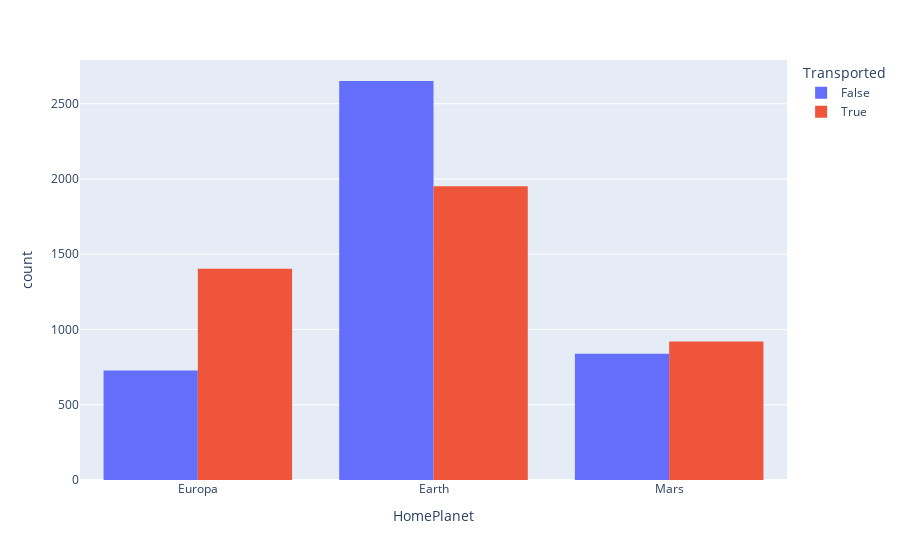

Notebook cell for this chart:
### Code cell
px.histogram(df,x='HomePlanet',color='Transported',barmode='group')

### Figure 1 — Plotly figure (JSON) as saved in the notebook; plotly's stock layout.template omitted (floating-point values rounded to 4 significant figures; data arrays with more than 128 entries replaced by an {"elided": "..."} marker saying what was removed)
{"data": [{"alignmentgroup": "True", "bingroup": "x", "hovertemplate": "Transported=False<br>HomePlanet=%{x}<br>count=%{y}<extra></extra>", "legendgroup": "False", "marker": {"color": "#636efa", "pattern": {"shape": ""}}, "name": "False", "offsetgroup": "False", "orientation": "v", "showlegend": true, "type": "histogram", "x": {"elided": "4315 str values"}, "xaxis": "x", "yaxis": "y"}, {"alignmentgroup": "True", "bingroup": "x", "hovertemplate": "Transported=True<br>HomePlanet=%{x}<br>count=%{y}<extra></extra>", "legendgroup": "True", "marker": {"color": "#EF553B", "pattern": {"shape": ""}}, "name": "True", "offsetgroup": "True", "orientation": "v", "showlegend": true, "type": "histogram", "x": {"elided": "4378 str values"}, "xaxis": "x", "yaxis": "y"}], "layout": {"barmode": "group", "legend": {"title": {"text": "Transported"}, "tracegroupgap": 0}, "margin": {"t": 60}, "xaxis": {"anchor": "y", "domain": [0, 1], "title": {"text": "HomePlanet"}}, "yaxis": {"anchor": "x", "domain": [0, 1], "title": {"text": "count"}}}}
